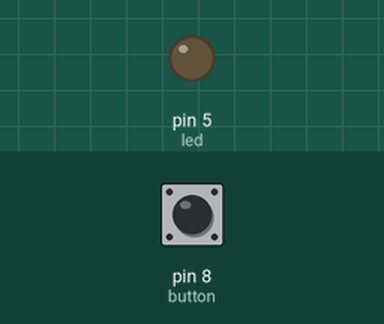
Simulated run of this sketch. Board: Arduino Uno, built with avr-gcc and run on an emulated ATmega328P. Parts: output pins drawn as LEDs (lit = HIGH). The test bench sets the inputs (shaded band); at power-on: pin 8 (button) HIGH.

Above: at 1.2 s.
1.3 s: pin 8 (button) pulled LOW for 0.15 s
At 2.5 s:
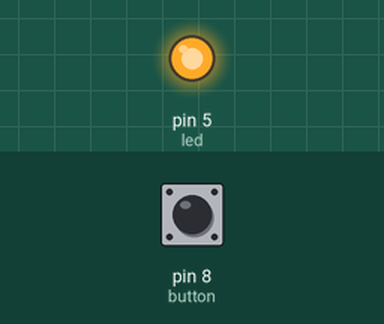
2.9 s: pin 8 (button) pulled LOW for 1 s
At 3.9 s:
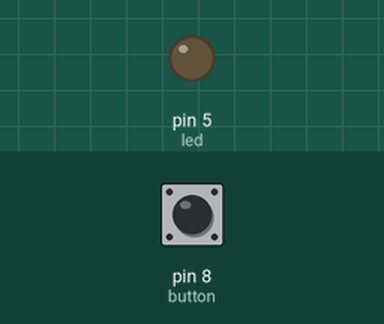
5.4 s: pin 8 (button) pulled LOW for 3.2 s
At 5.8 s:
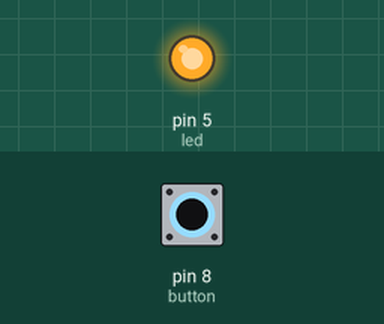
Timing chart, 0 to 8.4 s (numbered marks = the images above; inputs shaded):
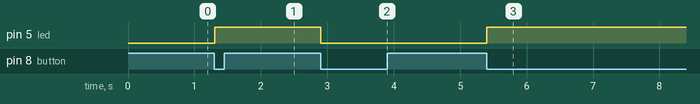

Measured:
- after the input at 1.3 s, pin 5 (led): LOW → HIGH at once
- after the input at 2.9 s, pin 5 (led): HIGH → LOW at once
- after the input at 5.4 s, pin 5 (led): LOW → HIGH at once

The sketch:

Exercise_6b.ino
```cpp
/*  Arduino learning
 *  Exercise #6b
 *
 */

int led = 5;  //pin 5 is a PWM pin
int button = 8; //using pin 8 as button

void setup()
{
  pinMode(led,OUTPUT);  //set pin 5 as output
  pinMode(button,INPUT); //sets pin 8 as input
  digitalWrite(button,HIGH);  //sets the pull-up resistor on
}

void loop()
{
  while(digitalRead(button) == HIGH)  //with pull-up on pin reads high when button is  not pushed
  {
    delay(5); //short delay before read again
  }

  if(digitalRead(led) == HIGH)
  {
    digitalWrite(led,LOW);
  }
  else
  {
    digitalWrite(led,HIGH);
  }

  while(digitalRead(button) == LOW) //have the program sit here until button is released
  {
    delay(5);
  }
}
```
